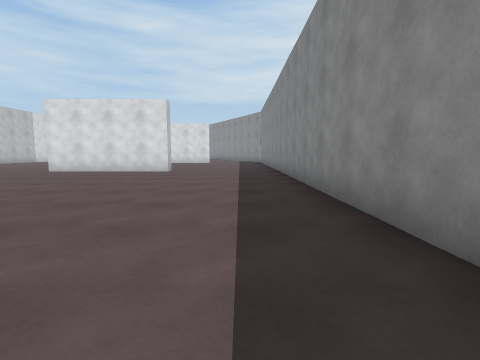
[1] (above)

16 first-person views from a walk through a Unity game level. The camera is 1.2 m above the floor, tilts 6° down and sees 85° across. The floor is counted in squares, 2 m on a side. Each view is taken from the middle of a square. On the plan, view 1 faces up. The plan holds only what a view shows up to about 9 squares ahead; the rest is blank. The place goes on beyond the plan.

[2]
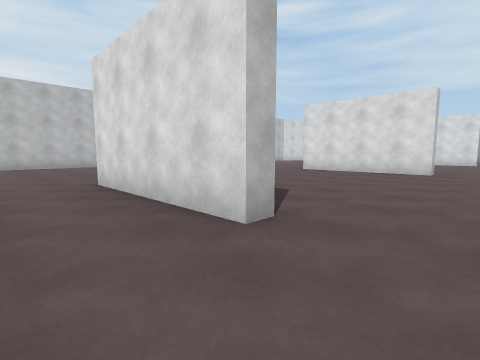

[3]
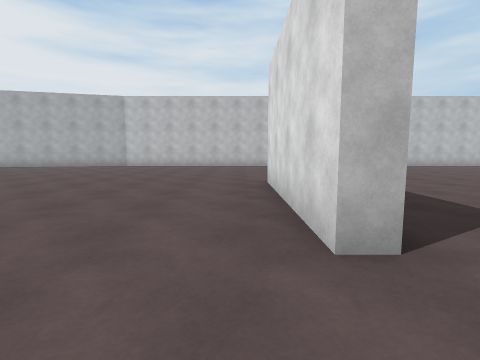

[4]
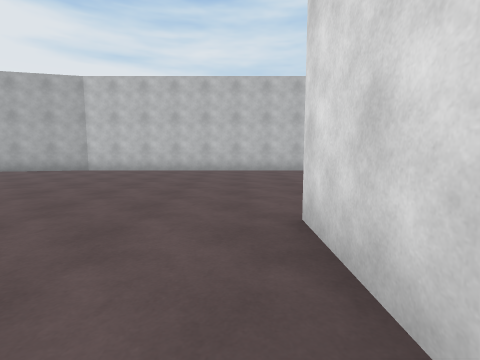

[5]
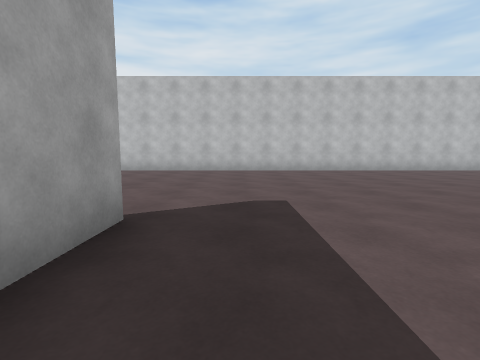

[6]
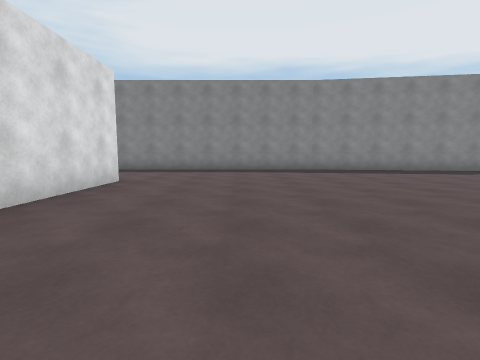

[7]
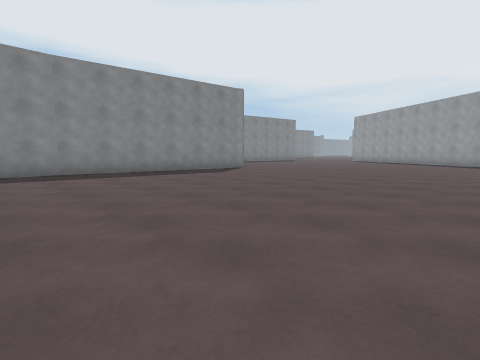

[8]
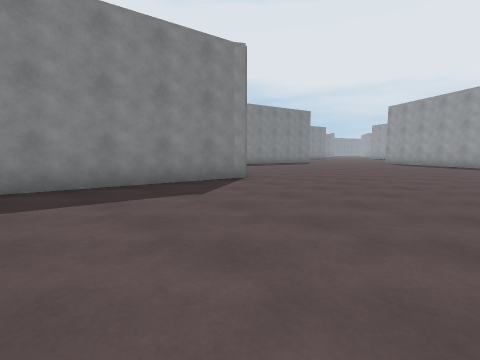

[9]
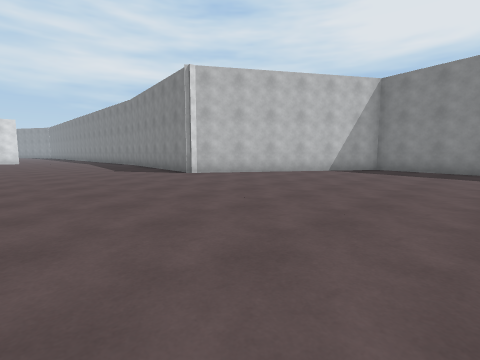

[10]
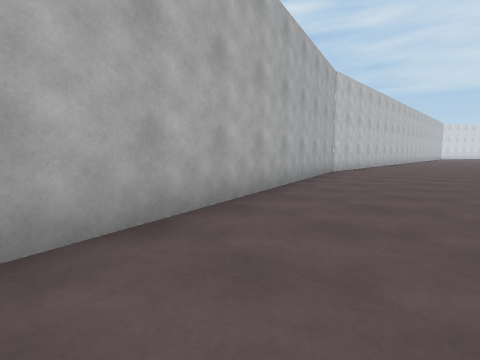

[11]
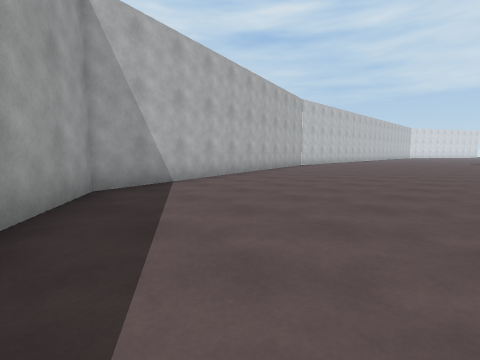

[12]
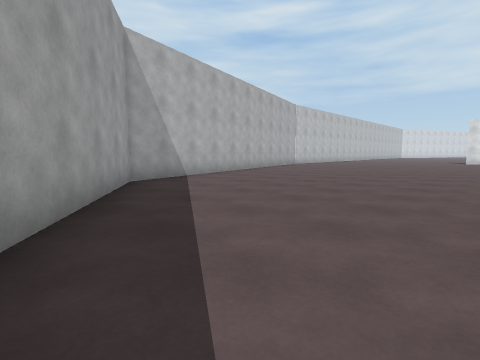

[13]
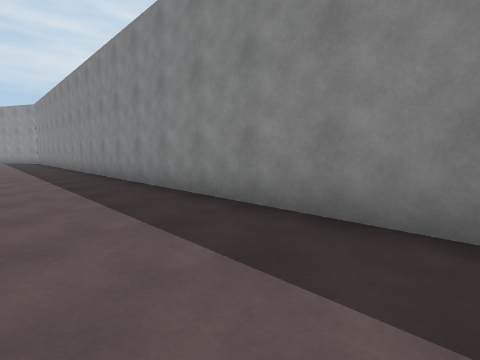

[14]
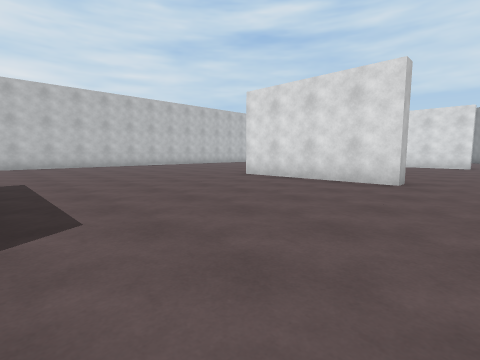

[15]
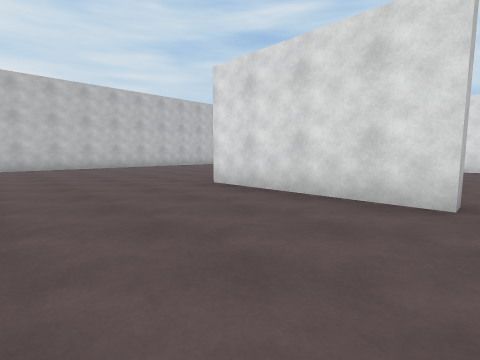

[16]
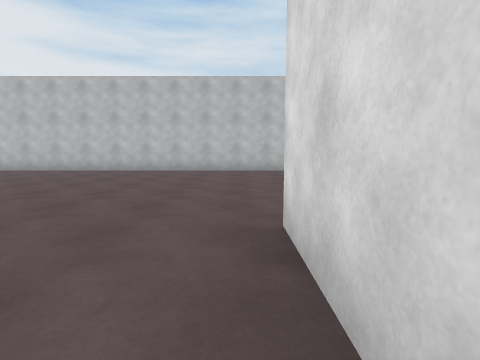

### Floor plan
Points are (right, up) in squares from view 1. A wall is a line through its corners. A room is listed if a view was taken in it or the views show most of it. See-through windows are left out.
Room 1 (views 1, 2, 3, 4, 5, 6, 7, 8, 9, 10, 11, 12, 13, 14, 15, 16)
walls: (-6.4, 2) (-5, 2); (1.3, -3.6) (1.3, 9.5); (-2.5, 2) (-2.5, 1.6) (-6.4, 1.6); (-12.8, -4) (-10.4, -13.8) (-7.1, -16); (-2.3, 8.8) (-2.3, 8.4) (-6.1, 8.4); (5.2, -15.6) (5.7, -13) (0.4, -9.5) (1.3, -3.4); (-12.8, 9.5) (-12.8, -4.1)

Positions as (right, up) in squares from view 1, and headings:
1: (0, 0), facing up
2: (-1, 0), facing up-left
3: (-1, 1), facing left
4: (-4, 1), facing left
5: (-4, 3), facing left
6: (-8, -1), facing right
7: (-7, -2), facing down-right
8: (-4, -5), facing down-right
9: (-4, -16), facing up-right
10: (-9, -12), facing up-left
11: (-6, -15), facing up-left
12: (-5, -16), facing up-left
13: (-1, -1), facing up-right
14: (-1, 3), facing up-left
15: (-2, 5), facing up-left
16: (-4, 8), facing left
